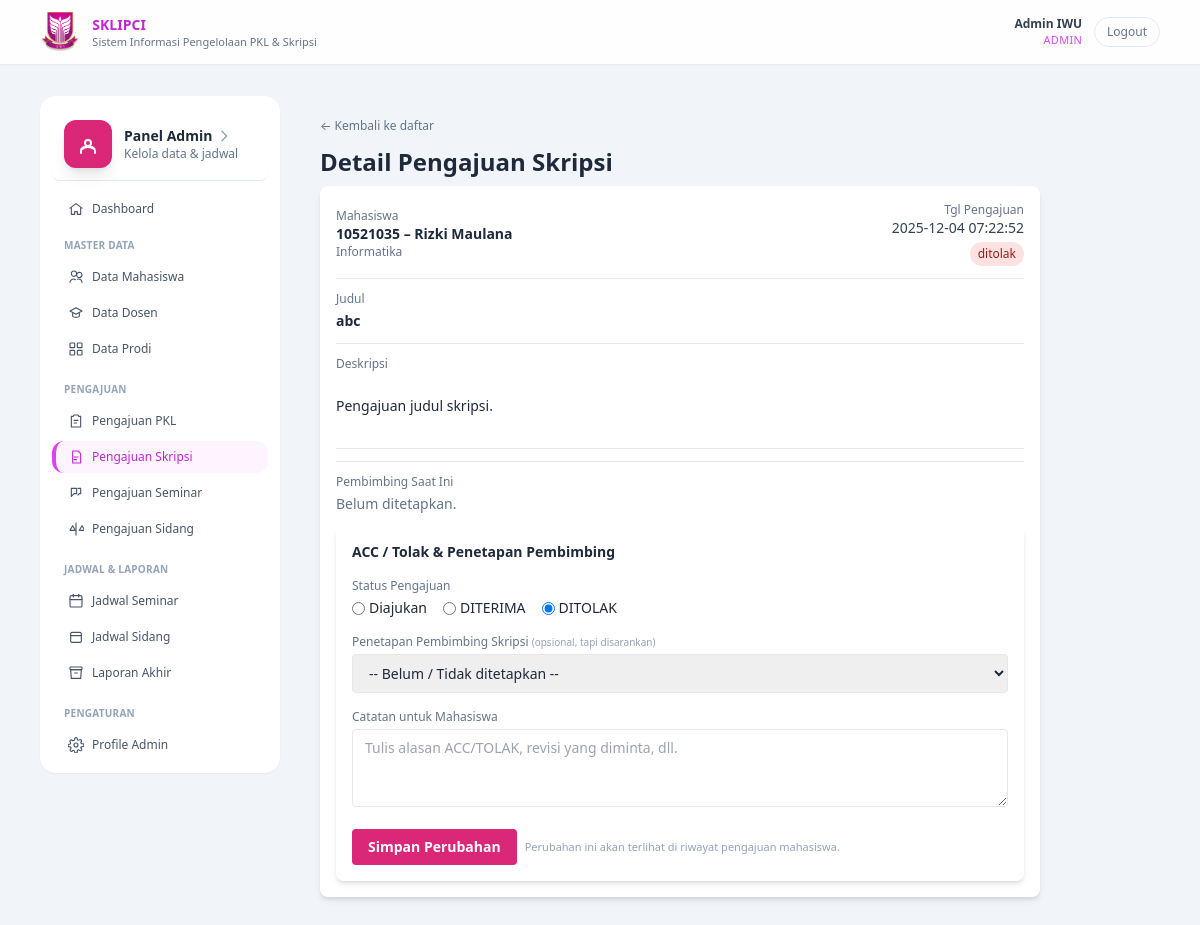
/?r=admin/pengajuanSkripsiDetail&id=7 (signed in), run on the app's committed database.
### tables this page shows
CREATE TABLE `pengajuan` (
  `id` int(11) NOT NULL,
  `mahasiswa_id` int(11) NOT NULL,
  `jenis` enum('pkl','skripsi','seminar','sidang') NOT NULL,
  `judul` varchar(255) NOT NULL,
  `deskripsi` text DEFAULT NULL,
  `lampiran` varchar(255) DEFAULT NULL,
  `status` enum('diajukan','diterima','ditolak') NOT NULL DEFAULT 'diajukan',
  `catatan_admin` text DEFAULT NULL,
  `pembimbing_id` int(11) DEFAULT NULL,
  `created_at` timestamp NOT NULL DEFAULT current_timestamp(),
  `updated_at` timestamp NULL DEFAULT NULL,
  `tempat_pkl` varchar(255) DEFAULT NULL,
  `lama_pkl` varchar(100) DEFAULT NULL,
  `judul_2` text DEFAULT NULL,
  `judul_3` text DEFAULT NULL,
  `judul_4` text DEFAULT NULL,
  `judul_5` text DEFAULT NULL,
  `file_syarat` varchar(255) DEFAULT NULL,
  `skripsi_id` int(11) DEFAULT NULL
);

CREATE TABLE `mahasiswa` (
  `id` int(11) NOT NULL,
  `user_id` int(11) NOT NULL,
  `nim` varchar(30) NOT NULL,
  `nama` varchar(100) NOT NULL,
  `prodi_id` int(11) NOT NULL,
  `no_hp` varchar(20) DEFAULT NULL,
  `kelas` varchar(50) DEFAULT NULL,
  `angkatan` varchar(10) DEFAULT NULL,
  `semester` int(11) DEFAULT NULL,
  `created_at` timestamp NOT NULL DEFAULT current_timestamp()
);

CREATE TABLE `prodi` (
  `id` int(11) NOT NULL,
  `kode_prodi` varchar(10) NOT NULL,
  `nama_prodi` varchar(100) NOT NULL,
  `kaprodi_id` int(11) DEFAULT NULL,
  `kaprodi` varchar(100) DEFAULT NULL,
  `created_at` timestamp NOT NULL DEFAULT current_timestamp()
);

### app/controller/AdminController.php (called while the page is built, shortened)
<?php
class AdminController extends Controller
{
    private function pengajuanDetailInternal(string $jenis, string $title): void
    {
        $id = (int)($_GET['id'] ?? 0);
        $conn = db();
        $stmt = $conn->prepare("
        SELECT p.*,
               m.nim,
               m.nama AS nama_mhs,
               pr.nama_prodi,
               d.nama AS nama_pembimbing,
               d.nip  AS nip_pembimbing
        FROM pengajuan p
        JOIN mahasiswa m ON p.mahasiswa_id = m.id
        JOIN prodi pr ON m.prodi_id = pr.id
        LEFT JOIN dosen d ON p.pembimbing_id = d.id
        WHERE p.id = ? AND p.jenis = ?
        LIMIT 1
    ");
        $stmt->bind_param('is', $id, $jenis);
        $stmt->execute();
        $result    = $stmt->get_result();
        $pengajuan = $result->fetch_assoc();
        $this->view('admin/pengajuan/detail', compact('title', 'pengajuan', 'jenis', 'dosenList'));
    }
    public function pengajuanSkripsiDetail(): void
    {
        $this->pengajuanDetailInternal('skripsi', 'Detail Pengajuan Skripsi');
    }
}

### index.php (called while the page is built, shortened)
<?php
$route = $_GET['r'] ?? 'public/home';
$route = trim($route, '/');
list($controllerPart, $method) = array_pad(explode('/', $route), 2, null);
$method         = $method ?: 'home';
$controller = new $controllerClass();
call_user_func([$controller, $method]);

### app/view/admin/pengajuan/detail.php (the view, shortened to what this page needs)
<?php include __DIR__ . '/../../partials/header.php'; ?>
<?php
$labelJenis = [
    'pkl'     => 'PKL',
    'skripsi' => 'Skripsi',
    'seminar' => 'Seminar',
    'sidang'  => 'Sidang',
];
$badgeStatus = [
    'diajukan' => 'bg-yellow-100 text-yellow-800',
    'diterima' => 'bg-green-100 text-green-800',
    'ditolak'  => 'bg-red-100 text-red-800',
];
$jenisLabel     = $labelJenis[$jenis] ?? strtoupper($jenis);
$status         = $pengajuan['status'];
$badgeClass     = $badgeStatus[$status] ?? 'bg-slate-100 text-slate-700';
$namaPembimbing = $pengajuan['nama_pembimbing'] ?? null;
$nipPembimbing  = $pengajuan['nip_pembimbing'] ?? null;
?>
<main class="flex-1 pb-16 md:pb-0 bg-slate-100 min-h-screen">
    <div class="max-w-6xl mx-auto px-4 py-6 flex gap-4">
        <?php include __DIR__ . '/../../partials/admin/sidebar.php'; ?>
        <section class="flex-1 p-4 md:p-6 max-w-3xl">
            <a href="<?= BASE_URL; ?>/?r=admin/pengajuan<?= ucfirst($jenis); ?>Index"
                class="text-xs text-slate-500 hover:text-pink-600 inline-flex items-center mb-3">
                ← Kembali ke daftar
            </a>
            <h1 class="text-xl md:text-2xl font-semibold mb-2">
                Detail Pengajuan <?= htmlspecialchars($jenisLabel); ?>
            </h1>
            <div class="bg-white shadow-md rounded-lg p-4 space-y-3 mb-4">
                <div class="flex items-center justify-between">
                    <div>
                        <p class="text-xs text-slate-500">Mahasiswa</p>
                        <p class="text-sm font-semibold text-slate-800">
                            <?= htmlspecialchars($pengajuan['nim']); ?> – <?= htmlspecialchars($pengajuan['nama_mhs']); ?>
                        </p>
                        <p class="text-xs text-slate-500">
                            <?= htmlspecialchars($pengajuan['nama_prodi']); ?>
                        </p>
                    </div>
                    <div class="text-right">
                        <p class="text-xs text-slate-500">Tgl Pengajuan</p>
                        <p class="text-sm text-slate-700">
                            <?= htmlspecialchars($pengajuan['created_at']); ?>
                        </p>
                        <span class="inline-flex mt-1 px-2 py-1 rounded-full text-xs <?= $badgeClass; ?>">
                            <?= htmlspecialchars($status); ?>
                        </span>
                    </div>
                </div>
                <div class="border-t pt-3">
                    <p class="text-xs text-slate-500 mb-1">Judul</p>
                    <p class="text-sm font-semibold text-slate-800">
                        <?= htmlspecialchars($pengajuan['judul']); ?>
                    </p>
                </div>
                <div class="border-t pt-3">
                    <p class="text-xs text-slate-500 mb-1">Deskripsi</p>
                    <p class="text-sm text-slate-800 whitespace-pre-line">
                        <?= nl2br(htmlspecialchars($pengajuan['deskripsi'] ?? '-')); ?>
                    </p>
                </div>
                <div class="border-t pt-3">
                    <div class="border-t pt-3">
                        <p class="text-xs text-slate-500 mb-1">Pembimbing Saat Ini</p>
                        <?php if ($namaPembimbing): ?>
                            <p class="text-sm text-slate-800">
                                <?= htmlspecialchars($namaPembimbing); ?>
                                <?php if ($nipPembimbing): ?>
                                    <span class="text-xs text-slate-500"> (<?= htmlspecialchars($nipPembimbing); ?>)</span>
                                <?php endif; ?>
                            </p>
                        <?php else: ?>
                            <p class="text-sm text-slate-500">Belum ditetapkan.</p>
                        <?php endif; ?>
                    </div>
                </div>
                <div class="bg-white shadow-md rounded-lg p-4 mt-4">
                    <h2 class="text-sm font-semibold text-slate-800 mb-3">
                        ACC / Tolak & Penetapan Pembimbing
                    </h2>
                    <form action="<?= BASE_URL; ?>/?r=admin/pengajuanUpdateStatus" method="post" class="space-y-4">
                        <div>
                            <p class="text-xs text-slate-500 mb-1">Status Pengajuan</p>
                            <div class="flex flex-wrap gap-4 text-sm">
                                <label class="inline-flex items-center gap-1">
                                    <input type="radio" name="status" value="diajukan" <?= $status === 'diajukan' ? 'checked' : ''; ?>>
                                    <span>Diajukan</span>
                                </label>
                                <label class="inline-flex items-center gap-1">
                                    <input type="radio" name="status" value="diterima" <?= $status === 'diterima' ? 'checked' : ''; ?>>
                                    <span>DITERIMA</span>
                                </label>
                                <label class="inline-flex items-center gap-1">
                                    <input type="radio" name="status" value="ditolak" <?= $status === 'ditolak' ? 'checked' : ''; ?>>
                                    <span>DITOLAK</span>
                                </label>
                            </div>
                        </div>
                        <?php if (in_array($jenis, ['pkl', 'skripsi'], true)): ?>
                            <div>
                                <label class="block text-xs text-slate-500 mb-1">
                                    Penetapan Pembimbing <?= htmlspecialchars($jenisLabel); ?>
                                    <span class="text-[10px] text-slate-400">(opsional, tapi disarankan)</span>
                                </label>
                                <select name="pembimbing_id"
                                    class="w-full border rounded px-3 py-2 text-sm focus:outline-none focus:ring focus:ring-[#DB2777]">
                                    <option value="0">-- Belum / Tidak ditetapkan --</option>
                                </select>
                            </div>
                        <?php endif; ?>
                        <div>
                            <label class="block text-xs text-slate-500 mb-1">Catatan untuk Mahasiswa</label>
                            <textarea name="catatan_admin" rows="3"
                                class="w-full border rounded px-3 py-2 text-sm focus:outline-none focus:ring focus:ring-[#DB2777]"
                                placeholder="Tulis alasan ACC/TOLAK, revisi yang diminta, dll."><?= htmlspecialchars($pengajuan['catatan_admin'] ?? ''); ?></textarea>
                        </div>
                        <div class="flex items-center gap-2">
                            <button type="submit"
                                class="bg-[#DB2777] text-white text-sm font-semibold px-4 py-2 rounded hover:bg-pink-700 transition">
                                Simpan Perubahan
                            </button>
                            <span class="text-[11px] text-slate-400">
                                Perubahan ini akan terlihat di riwayat pengajuan mahasiswa.
                            </span>
                        </div>
                    </form>
                </div>
        </section>
</main>
<?php include __DIR__ . '/../../partials/footer.php'; ?>

### public/css/style.css (style rules this page uses)
body { font-family: system-ui, -apple-system, BlinkMacSystemFont, "Segoe UI", sans-serif; }

### data on the page
pengajuan: mahasiswa.nim "10521035", mahasiswa.nama "Rizki Maulana", prodi.nama_prodi "Informatika", created_at "2025-12-04 07:22:52", status "ditolak", judul "abc", deskripsi "Pengajuan judul skripsi.", status "☐ Diajukan", status "☐ DITERIMA", status "☑ DITOLAK"

### other printed values
$user['nama'] "Admin IWU"
$user['role'] "ADMIN"
$jenisLabel "Skripsi"
